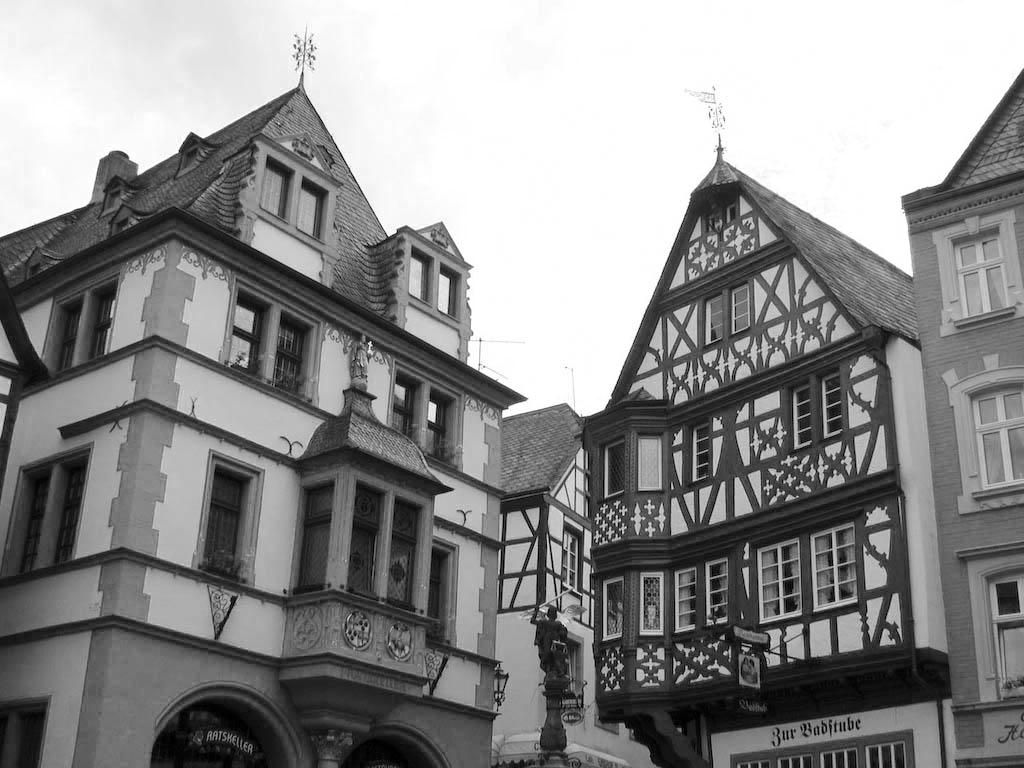
#> input picture last/house.jpeg, 1024 x 768 px
$ python 4.py
#> lines starting #> are read from the running program, lines starting #| are printed output that depends on the picture; after the words box and inside, x2 and y2 are one past the last pixel; in counts of white or black regions, pixels touching at a corner belong together
import cv2
import numpy as np

img = cv2.imread('house.jpeg')
#> img is the input picture: shape (768, 1024, 3); min 0, max 255, mean 141.3
gray = cv2.cvtColor(img,cv2.COLOR_BGR2GRAY)
ret, bw_img = cv2. threshold(gray,127,255,cv2. THRESH_BINARY)
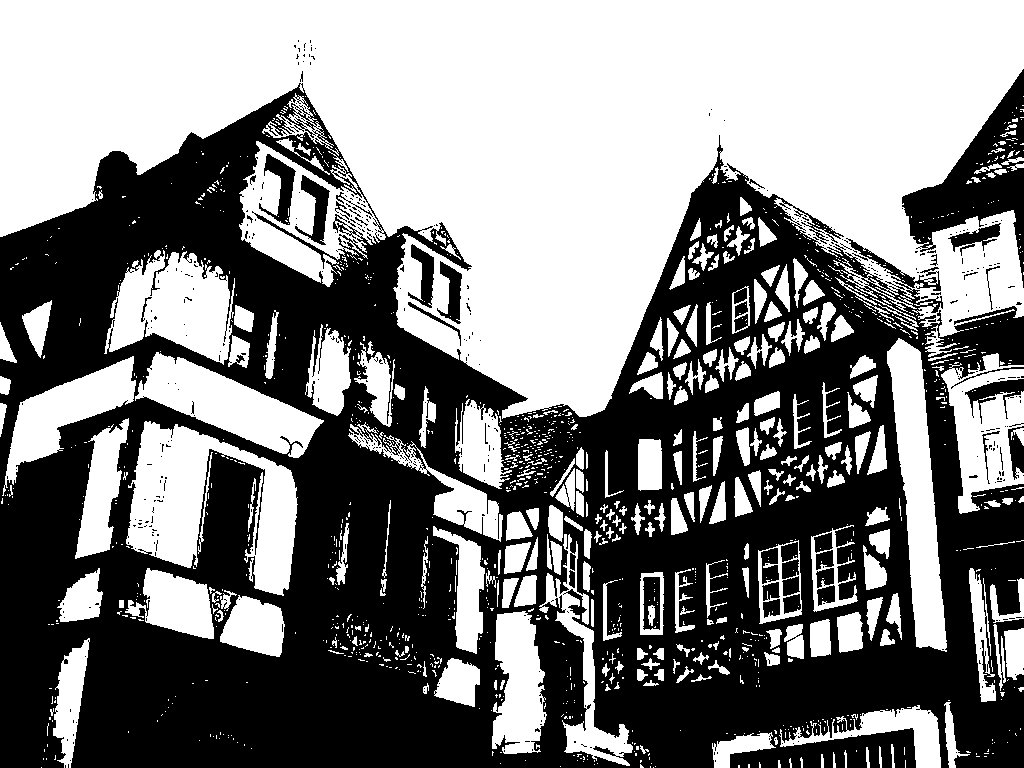
#> bw_img: shape (768, 1024); 50.9% white; 457 black regions (417 under 20 px), largest, box (x1, y1, x2, y2) and area: (0, 83, 1024, 768) 365408, (902, 69, 1024, 288) 9126, (259, 154, 296, 225) 1030
edges = cv2.Canny(bw_img,50,150,apertureSize = 3)
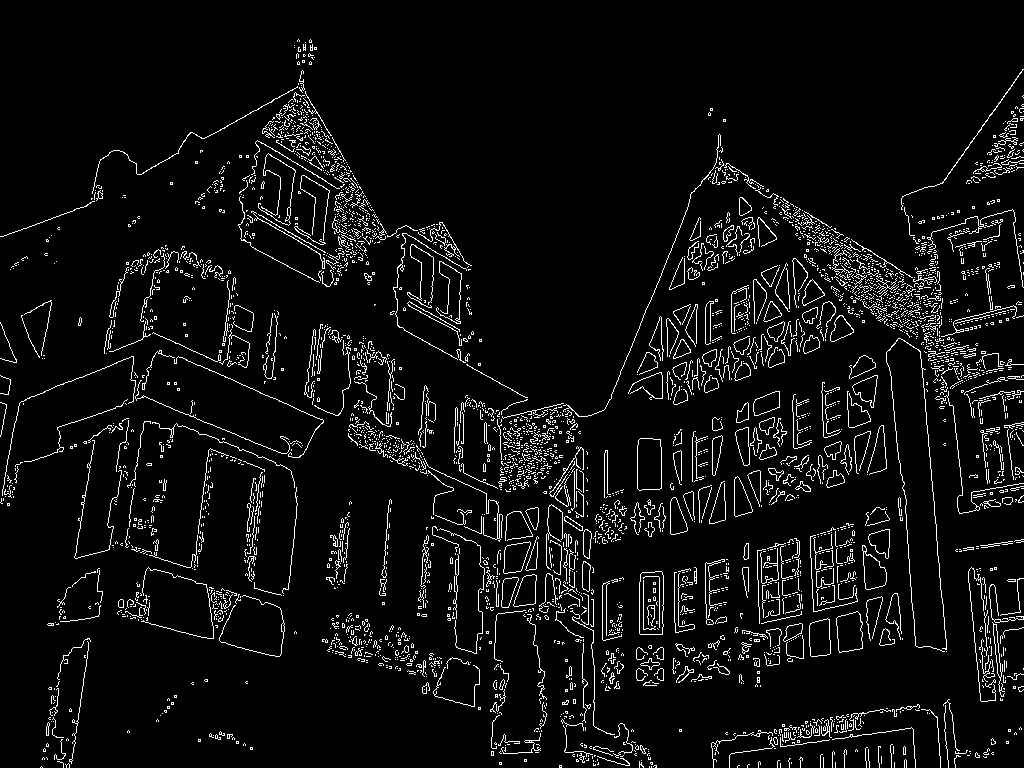
#> edges: shape (768, 1024); 5.7% white in thin lines or dots

lines = cv2.HoughLines(edges,1,np.pi/180,200)
#> lines = [[-886, 3.05], [314, 1.95]]
for rho,theta in lines[0]:
    a = np.cos(theta)
    b = np.sin(theta)
    x0 = a*rho
    y0 = b*rho
    x1 = int(x0 + 1000*(-b))
    y1 = int(y0 + 1000*(a))
    x2 = int(x0 - 1000*(-b))
    y2 = int(y0 - 1000*(a))

    cv2.line(img,(x1,y1),(x2,y2),(0,0,255),2)
#> this loop made 1 pass
#> (rho, theta, a, b, x0, y0, x1, y1) on pass 1: (-886, 3.05, -0.996, 0.0872, 882.6, -77.22, 795, -1073)
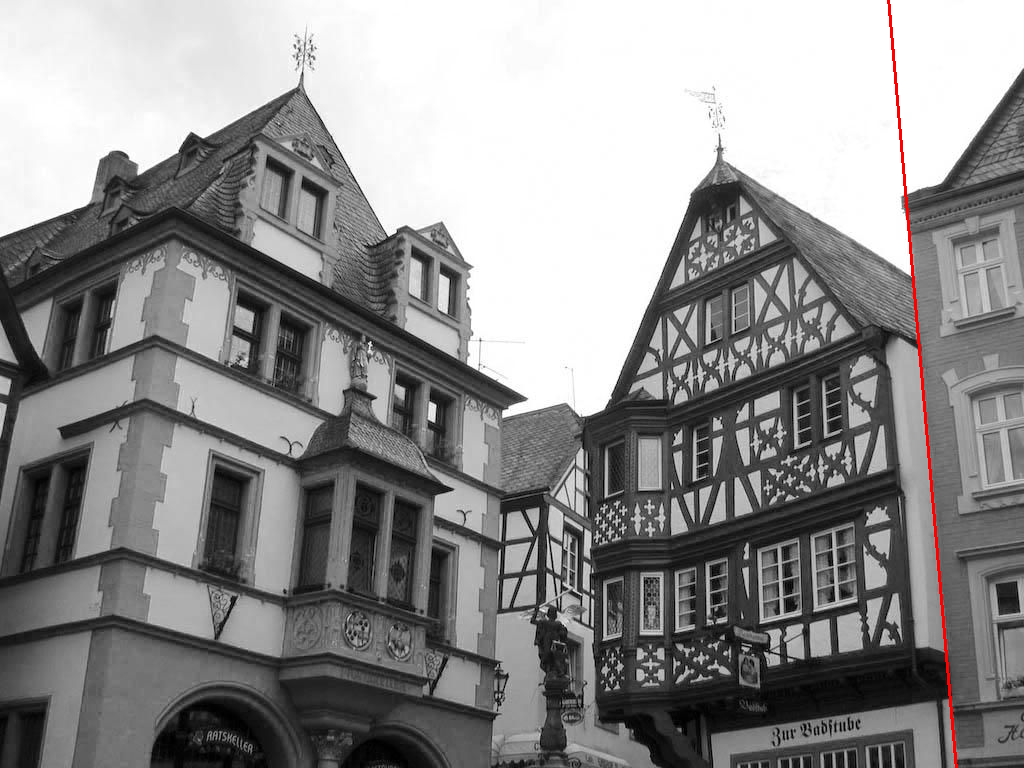
#> img: shape (768, 1024, 3); 0.29% of pixels changed, all inside (x1, y1, x2, y2) = (887, 0, 958, 768)

#> (the run stopped early here; a loop or call above may not have finished)

$ run again, with last/points.jpeg copied over last/house.jpeg
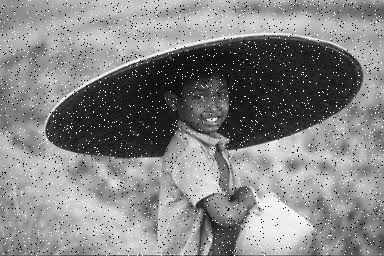
#> input picture last/points.jpeg, 384 x 256 px
#> img is the input picture: shape (256, 384, 3); min 0, max 255, mean 132.5
#> `ret, bw_img = cv2. threshold(gray,127,255,cv2. THRESH_BINARY)`:
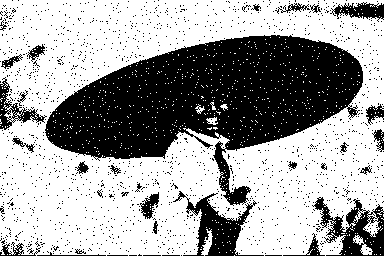
#> bw_img: shape (256, 384); 63.7% white; 1543 black regions (1513 under 20 px), largest, box (x1, y1, x2, y2) and area: (45, 35, 363, 206) 26609, (173, 191, 264, 256) 1906, (312, 197, 384, 256) 1875
#> edges: shape (256, 384); 17.2% white in thin lines or dots
#> lines = [[254, 1.57]]
#> the loop `for rho,theta in lines[0]:` made 1 pass
#> (rho, theta, a, b, x0, y0, x1, y1) on pass 1: (254, 1.57, -4.37e-08, 1, -1.11e-05, 254, -1000, 253)
#> after the loop `for rho,theta in lines[0]:`:
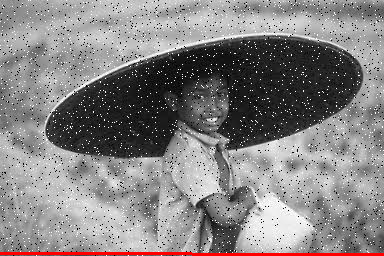
#> img: shape (256, 384, 3); 1.17% of pixels changed, all inside (x1, y1, x2, y2) = (0, 252, 384, 256)
